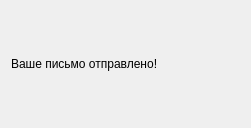
<?xml version="1.0" encoding="UTF-8"?>
<ui version="4.0">
 <class>Dialog</class>
 <widget class="QDialog" name="Dialog">
  <property name="geometry">
   <rect>
    <x>0</x>
    <y>0</y>
    <width>251</width>
    <height>128</height>
   </rect>
  </property>
  <property name="windowTitle">
   <string>Dialog</string>
  </property>
  <layout class="QVBoxLayout" name="verticalLayout_2">
   <item>
    <layout class="QVBoxLayout" name="verticalLayout">
     <item>
      <widget class="QLabel" name="ResultLabel">
       <property name="text">
        <string>Ваше письмо отправлено!</string>
       </property>
      </widget>
     </item>
    </layout>
   </item>
  </layout>
 </widget>
 <resources/>
 <connections/>
</ui>
